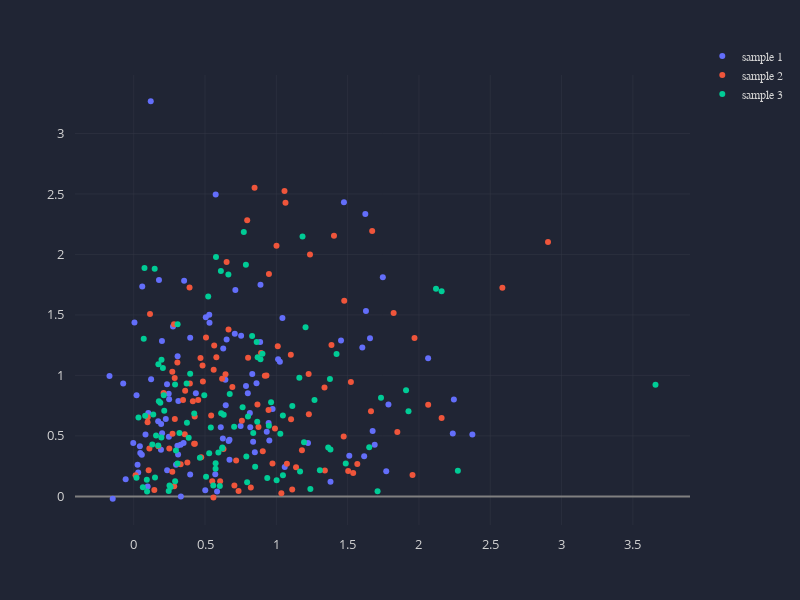

The notebook cell saved with this chart:
### Code cell
from scipy.stats import skewnorm

# create data
data = {}
for sample, skew in list(zip(['sample 1', 'sample 2', 'sample 3'], [10, 50, 70])):
    data.update({sample: 
                 {'x': skewnorm.rvs(skew, size=100),
                  'y': skewnorm.rvs(skew, size=100)}})

# create chart                        
layout = chart.layout(xaxis_showgrid=True)
chart.scatter(data=data, layout=layout)
